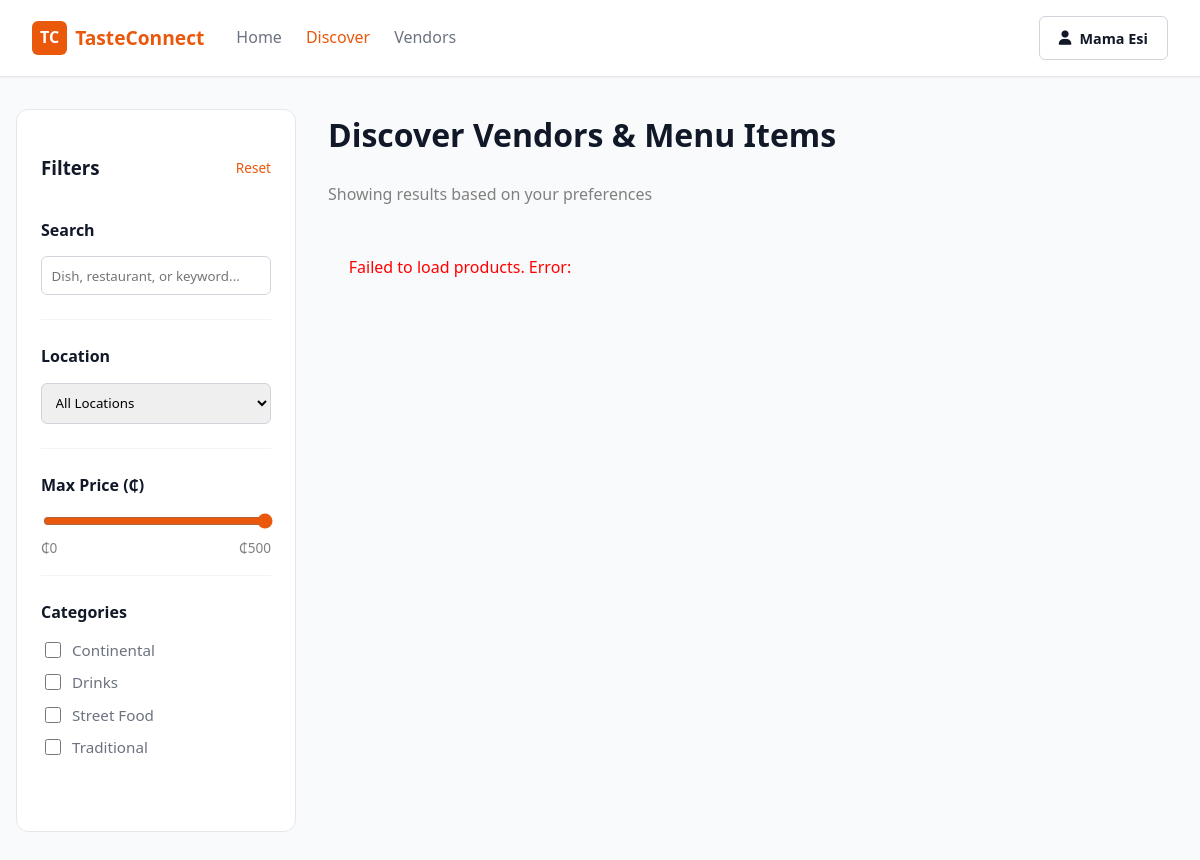
/views/all_products.php (signed in), run on the app's committed database.
### tables this page shows
CREATE TABLE `categories` (
  `cat_id` int NOT NULL,
  `cat_name` varchar(100) NOT NULL,
  `cat_type` enum('Food Service','Booking') NOT NULL DEFAULT 'Food Service',
  `created_by` int NOT NULL,
  `parent_cat_id` int DEFAULT NULL
);

### views/all_products.php (the view, shortened to what this page needs)
<?php
require_once "../settings/db_cred.php";
$catSql = "SELECT * FROM categories ORDER BY cat_name ASC";
$catResult = $conn->query($catSql);
$categories = $catResult->fetch_all(MYSQLI_ASSOC);
?>
<!DOCTYPE html>
<html lang="en">
<head>
    <link href="https://cdnjs.cloudflare.com/ajax/libs/font-awesome/6.0.0/css/all.min.css" rel="stylesheet">
</head>
<body>
<nav class="navbar">
    <div class="nav-left">
      <a href="../index.php" class="logo"><span>TC</span> TasteConnect</a>
      <div class="nav-links">
        <a href="../index.php">Home</a>
        <a href="all_products.php" style="color:var(--primary-orange);">Discover</a>
        <a href="#">Vendors</a>
      </div>
    </div>
    <div class="nav-right">
      <?php if (!isset($_SESSION['customer_id'])): ?>
        <a href="../login/login.php" class="btn btn-outline">Login</a>
        <a href="../login/register.php" class="btn btn-primary">Register</a>
      <?php else: ?>
        <a href="#" class="btn btn-outline"><i class="fas fa-user"></i> <?= htmlspecialchars($_SESSION['customer_name']); ?></a>
      <?php endif; ?>
    </div>
</nav>
<div class="discover-layout">
    <aside class="filters-sidebar">
        <div style="display:flex; justify-content:space-between; align-items:center; margin-bottom:1rem;">
            <h3>Filters</h3>
            <a href="#" id="reset-filters" style="font-size:0.85rem; color:var(--primary-orange);">Reset</a>
        </div>
        <div class="filter-group">
            <label class="filter-label">Search</label>
            <input type="text" id="searchInput" class="filter-input" placeholder="Dish, restaurant, or keyword...">
        </div>
        <div class="filter-group">
            <label class="filter-label">Location</label>
            <select id="locationFilter" class="filter-input">
                <option value="">All Locations</option>
            </select>
        </div>
        <div class="filter-group">
            <label class="filter-label">Max Price (₵)</label>
            <input type="range" id="priceRange" min="1" max="500" value="500" style="width:100%; accent-color:var(--primary-orange);">
            <div style="display:flex; justify-content:space-between; font-size:0.85rem; color:gray;">
                <span>₵0</span>
                <span id="priceValue">₵500</span>
            </div>
        </div>
        <div class="filter-group">
            <label class="filter-label">Categories</label>
            <div style="max-height: 200px; overflow-y: auto;">
                <?php foreach ($categories as $cat): ?>
                <label class="checkbox-item">
                    <input type="checkbox" class="cat-checkbox" value="<?= $cat['cat_id'] ?>">
                    <?= htmlspecialchars($cat['cat_name']) ?>
                </label>
                <?php endforeach; ?>
            </div>
        </div>
    </aside>
    <main>
        <h1 style="margin-top:0;">Discover Vendors & Menu Items</h1>
        <p style="color:gray; margin-bottom:2rem;">Showing results based on your preferences</p>
        <div id="products-container" class="product-grid">
        </div>
    </main>
</div>
</body>
</html>

### views/all_products.php (style rules this page uses)
:root { --primary-orange: #ea580c; --primary-hover: #c2410c; --dark-text: #111827; --gray-text: #6b7280; --light-bg: #f9fafb; --white: #ffffff; --border-color: #e5e7eb; --font-main: 'Segoe UI', Tahoma, Geneva, Verdana, sans-serif; --shadow-sm: 0 1px 2px 0 rgba(0, 0, 0, 0.05); --shadow-md: 0 4px 6px -1px rgba(0, 0, 0, 0.1); }
* { box-sizing: border-box; }
body { font-family: var(--font-main); background-color: var(--light-bg); color: var(--dark-text); margin: 0; padding: 0; line-height: 1.6; }
a { text-decoration: none; color: inherit; }
.btn { display: inline-flex; align-items: center; justify-content: center; padding: 0.6rem 1.2rem; border-radius: 6px; font-weight: 600; font-size: 0.9rem; cursor: pointer; border: none; transition: all 0.2s ease; gap: 0.5rem; }
.btn-outline { border: 1px solid #d1d5db; background: var(--white); color: var(--dark-text); }
.navbar { background: var(--white); padding: 1rem 2rem; display: flex; justify-content: space-between; align-items: center; border-bottom: 1px solid var(--border-color); position: sticky; top: 0; z-index: 1000; box-shadow: var(--shadow-sm); }
.nav-left { display: flex; align-items: center; gap: 2rem; }
.logo { display: flex; align-items: center; font-weight: bold; font-size: 1.2rem; color: var(--primary-orange); }
.logo span { background: var(--primary-orange); color: white; padding: 4px 8px; border-radius: 6px; margin-right: 8px; font-size: 1rem; }
.nav-links { display: flex; gap: 1.5rem; }
.nav-links a { color: var(--gray-text); font-weight: 500; transition: color 0.2s; }
.nav-right { display: flex; align-items: center; gap: 1rem; }
.discover-layout { display: grid; grid-template-columns: 280px 1fr; gap: 2rem; margin: 2rem auto; max-width: 1200px; padding: 0 1rem; align-items: start; }
.filters-sidebar { background: white; padding: 1.5rem; border-radius: 12px; border: 1px solid #e5e7eb; position: sticky; top: 100px; }
.filter-group { margin-bottom: 1.5rem; border-bottom: 1px solid #f3f4f6; padding-bottom: 1rem; }
.filter-group:last-child { border-bottom: none; }
.filter-label { font-weight: 600; margin-bottom: 0.8rem; display: block; color: var(--dark-text); }
.filter-input { width: 100%; padding: 0.6rem; border: 1px solid #d1d5db; border-radius: 6px; margin-bottom: 0.5rem; font-family: inherit; }
.checkbox-item { display: flex; align-items: center; gap: 0.5rem; margin-bottom: 0.5rem; color: var(--gray-text); cursor: pointer; font-size: 0.95rem; }
.checkbox-item input { accent-color: var(--primary-orange); width: 16px; height: 16px; }
.product-grid { display: grid; grid-template-columns: repeat(auto-fill, minmax(260px, 1fr)); gap: 2rem; }

### data on the page
categories: cat_name "Continental"
categories: cat_name "Drinks"
categories: cat_name "Street Food"
categories: cat_name "Traditional"

### other printed values
$_SESSION['customer_name'] "Mama Esi"
